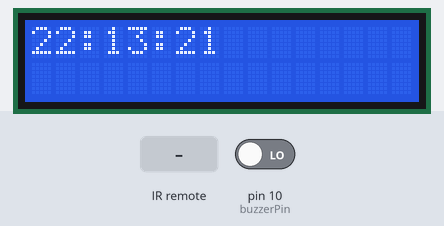
The sketch below on a simulated Arduino Nano, built with avr-gcc and run on an emulated ATmega328P. Parts: 16×2 character LCD. The inputs (shaded band) are chosen by the test bench; at power-on: pin 10 (buzzerPin) LOW. The local clock reads 2024-03-15 10:24:30 at power-on unless the sketch sets it; random numbers use the default seed unless the sketch sets one; what the sketch prints to the serial monitor is not drawn.

Above: at 1.2 s.
1.3 s: infrared code 0xFFB04F received
At 2.0 s:
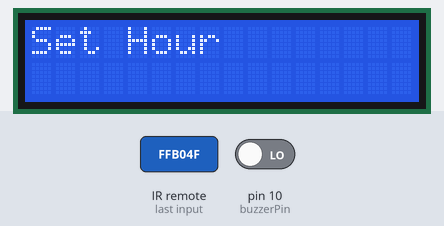
2.8 s: infrared code 0xFFB04F received
At 4.0 s:
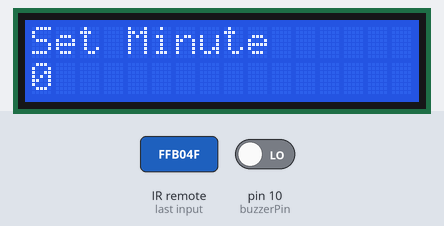
4.3 s: infrared code 0xFFB04F received
At 5.2 s:
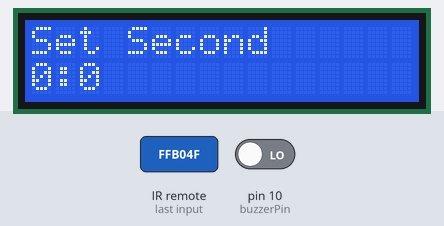
5.8 s: infrared code 0xFFB04F received
At 6.5 s:
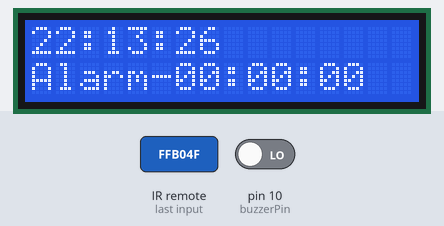
8.8 s: pin 10 (buzzerPin) driven HIGH
At 10.0 s:
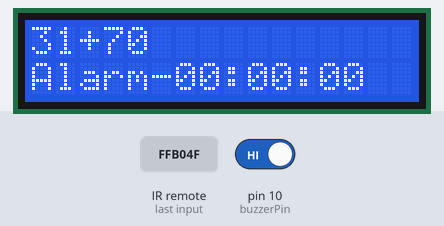
10.3 s: infrared code 0xFFA25D received
At 11.4 s:
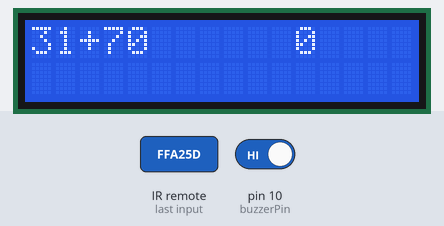
Timing chart, 0 to 12.8 s (numbered marks = the images above; inputs shaded):
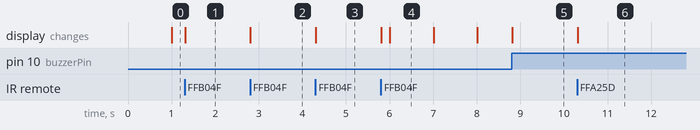

Measured:
- after the input at 2.8 s, the display: changes at once (image 2)
- after the input at 4.3 s, the display: changes at once (image 3)
- after the input at 5.8 s, the display: first changes at once (image 4 shows a later state)
- after the input at 10.3 s, the display: changes at once (image 6)
- what the display in image 4 shows lasts 1.0 s, from 6.0 s to 7.0 s

The sketch:

clock.ino
```cpp
#include <IRremote.h>
#include <IRremoteInt.h>
#include <LiquidCrystal.h>
#include "RTClib.h"
/**
 * Go to boarddefs.h
 * // Arduino Duemilanove, Diecimila, LilyPad, Mini, Fio, Nano, etc
 * #else
 * #define IR_USE_TIMER1    tx = pin 9
 * //#define IR_USE_TIMER2    // tx = pin 3
 */
#include <stdlib.h>
RTC_DS1307 rtc;
LiquidCrystal lcd(12, 11, 5, 4, 3, 2);
const int buzzerPin = 10;
int RECV_PIN = 9;
IRrecv irrecv(RECV_PIN);
decode_results results;
long num[10] = {0xFF6897, 0xFF30CF, 0xFF18E7, 0xFF7A85, 0xFF10EF, 0xFF38C7, 0xFF5AA5, 0xFF42BD, 0xFF4AB5, 0xFF52AD};
int a = 0;
int b = 0;
int c = 0;
int d = 0;
int setAlarm = 0;


void setup() {
  lcd.begin(16, 2);
  Serial.begin(9600);
  irrecv.enableIRIn();
  if(rtc.begin()&&rtc.isrunning()){
    rtc.adjust(DateTime(F(__DATE__), F(__TIME__)));
  }
}

void loop() {
    DateTime now = rtc.now();
    lcd.setCursor(0, 0);
    if(now.hour()<10)lcd.print("0");
    lcd.print(now.hour());
    lcd.print(':');
    if(now.minute()<10)lcd.print("0");
    lcd.print(now.minute());
    lcd.print(':');
    if(now.second()<10)lcd.print("0");
    lcd.print(now.second());
    lcd.print("       ");
    getAlarm();
}
void getAlarm(){
  int ques1 = rand()%100+1;
  int ques2 = rand()%100+1;
  int ans = ques1 + ques2;
  if (irrecv.decode(&results)){
    Serial.println(results.value, HEX);
    irrecv.resume();
    if(results.value==0xFFB04F){
        setAlarm=1;
    }else if(results.value==0xFFFFFFFF){
      setAlarm = setAlarm;
    }
  }
  if(digitalRead(buzzerPin)==HIGH){
    setAlarm=5;
  }
  while(setAlarm==1){
    lcd.setCursor(0,0);
    lcd.print("Set Hour");
    lcd.setCursor(0,1);
    if(irrecv.decode(&results)){
      for(int i = 0; i<10; i++){
        if(results.value==num[i]){
          a = a*10+i;
        }else if(results.value==0xFFFFFFFF){
          a = a;
        }
        irrecv.resume();
      }
      if(a<24){
        lcd.print(a);
        if(results.value==0xFFB04F){
          setAlarm=2;
        }
      }else{
        lcd.clear();
        setAlarm = 1;
        a=0;
      }
    }
  }
  while(setAlarm==2){
    lcd.setCursor(0,0);
    lcd.print("Set Minute");
    lcd.setCursor(0,1);
    if(irrecv.decode(&results)){
      for(int i = 0; i<10; i++){
        if(results.value==num[i]){
          b = b*10+i;
        }else if(results.value==0xFFFFFFFF){
          b = b;
        }else if(results.value==0xFFB04F){
          setAlarm++;
        }
        irrecv.resume();
      }
      lcd.print(a);
      lcd.print(':');
      if(b<60){
        lcd.print(b);
        if(results.value==0xFFB04F){
          setAlarm=3;
        }
      }else{
        lcd.clear();
        setAlarm = 2;
        b=0;
      }
    }
  }
  while(setAlarm==3){
    lcd.setCursor(0,0);
    lcd.print("Set Second");
    lcd.setCursor(0,1);
    if(irrecv.decode(&results)){
      for(int i = 0; i<10; i++){
        if(results.value==num[i]){
         c = c*10+i;
        }else if(results.value==0xFFFFFFFF){
          c = c;
        }else if(results.value==0xFFB04F){
          setAlarm++;
        }
        irrecv.resume();
      }
      lcd.print(a);
      lcd.print(':');
      lcd.print(b);
      lcd.print(':');
      if(c<60){
        lcd.print(c);
        if(results.value==0xFFB04F){
          setAlarm=4;
        }
      }else{
        lcd.clear();
        setAlarm = 3;
        c=0;
      }
    }
  }
  while(setAlarm==4){
    lcd.setCursor(0,1);
    lcd.print("Alarm-");
    if(a<10)lcd.print("0");
    lcd.print(a);
    lcd.print(':');
    if(b<10)lcd.print("0");
    lcd.print(b);
    lcd.print(':');
    if(c<10)lcd.print("0");
    lcd.print(c);
    if(results.value==0xFFB04F){
      setAlarm=0;
    }
  }
  DateTime now = rtc.now();
  if(now.hour()==a && now.minute()==b && now.second()==c){
    tone(buzzerPin, 100);
    a=0;
    b=0;
    c=0;
  }
  if(irrecv.decode(&results)){
    if(results.value==0xFFA25D){
      a=0;
      b=0;
      c=0;
      lcd.setCursor(0,1);
      lcd.clear();
    }
  }
  while(setAlarm==5){
    lcd.setCursor(0,0);
    lcd.print(ques1);
    lcd.print('+');
    lcd.print(ques2);
    lcd.print("      ");
    if(irrecv.decode(&results)){
      for(int i = 0; i<10; i++){
        if(results.value==num[i]){
          d = d*10+i;
        }else if(results.value==0xFFA25D){
          d=0;
          lcd.print("        ");
        }
        irrecv.resume();
      }
      lcd.print(d);
    }
    if(d==ans){
      noTone(buzzerPin);
      setAlarm=0;
      lcd.setCursor(0,1);
      lcd.clear();
      d=0;
    }
  }
}
```
